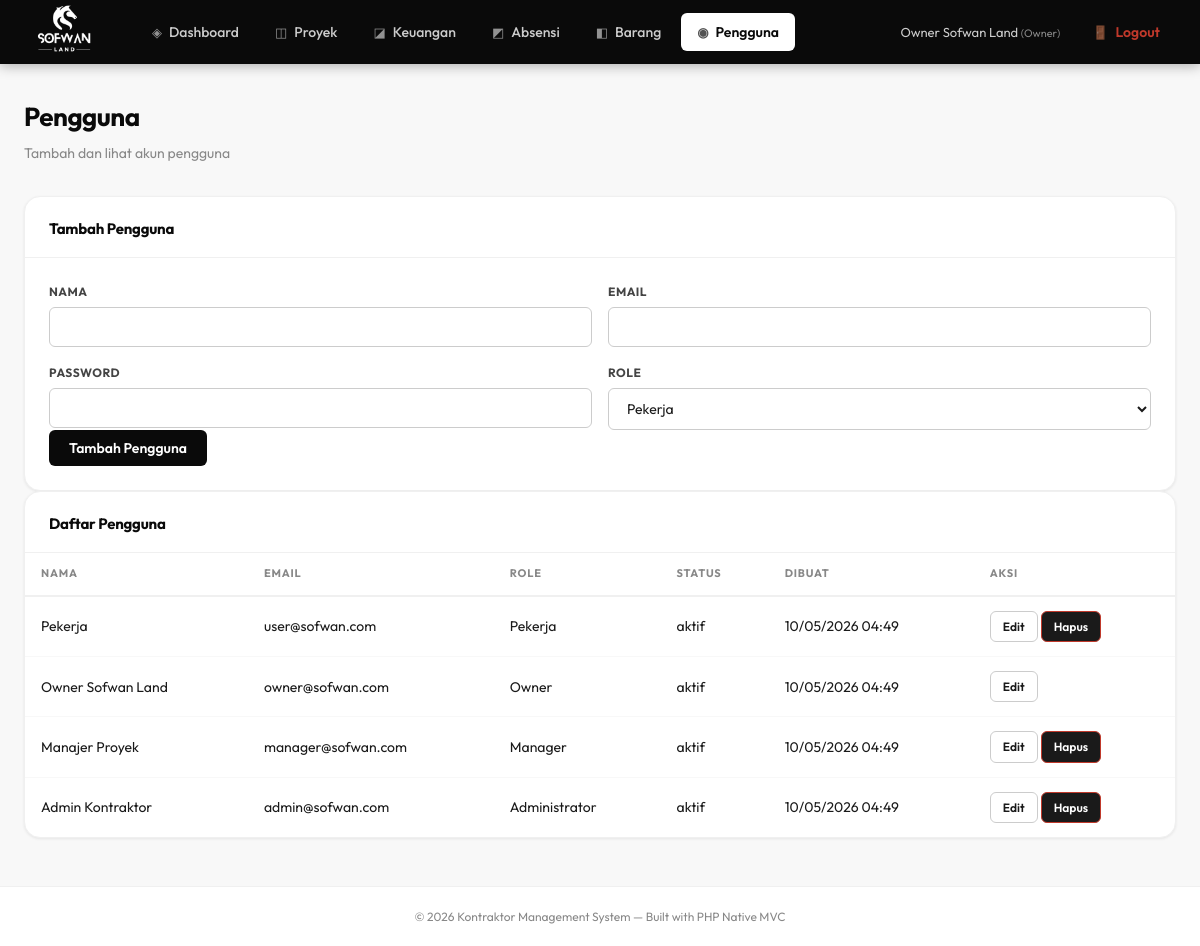
Screenshot of /public/index.php?page=pengguna (signed in) with the database file from the repository.
### tables this page shows
CREATE TABLE IF NOT EXISTS users (
    id INT AUTO_INCREMENT PRIMARY KEY,
    nama VARCHAR(255) NOT NULL,
    email VARCHAR(255) NOT NULL UNIQUE,
    password VARCHAR(255) NOT NULL,
    role ENUM('admin','manager','owner','user') DEFAULT 'user',
    status ENUM('aktif','nonaktif') DEFAULT 'aktif',
    created_at TIMESTAMP DEFAULT CURRENT_TIMESTAMP,
    updated_at TIMESTAMP DEFAULT CURRENT_TIMESTAMP ON UPDATE CURRENT_TIMESTAMP
);

### app/controllers/PenggunaController.php (called while the page is built, shortened)
<?php
class PenggunaController {
    private PDO $db;
    public function __construct() {
        $this->db = getDB();
    }
    public function index(): void {
        $users = $this->db->query('SELECT id, nama, email, role, status, created_at FROM users ORDER BY created_at DESC, id DESC')->fetchAll();
        require BASE_PATH . '/app/views/pengguna/index.php';
    }
}

### config/database.php (called while the page is built, shortened)
<?php
function getDB() {
    static $pdo = null;
    if ($pdo === null) {
        try {
            $dsn = "mysql:host=" . DB_HOST . ";dbname=" . DB_NAME . ";charset=utf8mb4";
            $pdo = new PDO($dsn, DB_USER, DB_PASS, [
                PDO::ATTR_ERRMODE            => PDO::ERRMODE_EXCEPTION,
                PDO::ATTR_DEFAULT_FETCH_MODE => PDO::FETCH_ASSOC,
                PDO::ATTR_EMULATE_PREPARES   => false,
            ]);
        } catch (PDOException $e) {
            die(json_encode(['error' => 'Koneksi database gagal: ' . $e->getMessage()]));
        }
    }
    return $pdo;
}

### config/roles.php (called while the page is built, shortened)
<?php
function getUserRole(): string
{
    return $_SESSION['user_role'] ?? 'user';
}
function getRoleLabel(?string $role = null): string
{
    $labels = [
        'admin'   => 'Administrator',
        'manager' => 'Manager',
        'owner'   => 'Owner',
        'user'    => 'Pekerja',
    ];
    return $labels[$role ?? getUserRole()] ?? 'Pengguna';
}

### app/views/pengguna/index.php (the view, shortened to what this page needs)
<?php require BASE_PATH . '/app/views/layouts/header.php'; ?>
<div class="card">
    <div class="card-header"><span class="card-title">Tambah Pengguna</span></div>
    <div class="card-body">
        <form method="post" action="<?= BASE_URL ?>/public/index.php?page=pengguna&action=store">
            <div class="form-grid">
                <div class="form-group"><label>Nama</label><input type="text" name="nama" required></div>
                <div class="form-group"><label>Email</label><input type="email" name="email" required></div>
                <div class="form-group"><label>Password</label><input type="password" name="password" minlength="6" required></div>
                <div class="form-group"><label>Role</label><select name="role" required><option value="user">Pekerja</option></select></div>
            </div>
            <button type="submit" class="btn btn-primary">Tambah Pengguna</button>
        </form>
    </div>
</div>
<div class="card">
    <div class="card-header"><span class="card-title">Daftar Pengguna</span></div>
    <div class="table-wrap">
        <table>
            <thead><tr><th>Nama</th><th>Email</th><th>Role</th><th>Status</th><th>Dibuat</th><th>Aksi</th></tr></thead>
            <tbody>
            <?php foreach ($users as $user): ?>
                <tr>
                    <td><?= htmlspecialchars($user['nama']) ?></td>
                    <td><?= htmlspecialchars($user['email']) ?></td>
                    <td><?= htmlspecialchars(getRoleLabel($user['role'])) ?></td>
                    <td><?= htmlspecialchars($user['status']) ?></td>
                    <td><?= date('d/m/Y H:i', strtotime($user['created_at'])) ?></td>
                    <td>
                        <a class="btn btn-secondary btn-sm" href="<?= BASE_URL ?>/public/index.php?page=pengguna&action=edit&id=<?= (int)$user['id'] ?>">Edit</a>
                        <?php if ((int)$user['id'] !== (int)($_SESSION['user_id'] ?? 0)): ?>
                        <a class="btn btn-danger btn-sm" href="<?= BASE_URL ?>/public/index.php?page=pengguna&action=delete&id=<?= (int)$user['id'] ?>" onclick="return confirm('Hapus pengguna ini?')">Hapus</a>
                        <?php endif; ?>
                    </td>
                </tr>
            <?php endforeach; ?>
            </tbody>
        </table>
    </div>
</div>
<?php require BASE_PATH . '/app/views/layouts/footer.php'; ?>

### public/assets/css/style.css (style rules this page uses)
:root { --black: #0a0a0a; --dark: #1a1a1a; --mid-dark: #2d2d2d; --gray-700: #444; --gray-500: #888; --gray-300: #ccc; --gray-100: #f0f0f0; --gray-50: #f8f8f8; --white: #ffffff; --accent: #1a1a1a; --shadow-sm: 0 1px 3px rgba(0,0,0,0.08); --shadow-md: 0 4px 16px rgba(0,0,0,0.10); --shadow-lg: 0 8px 32px rgba(0,0,0,0.14); --radius-sm: 6px; --radius-md: 10px; --radius-lg: 16px; --font: 'Outfit', sans-serif; --navbar-h: 64px; }
*, *::before, *::after { box-sizing: border-box; margin: 0; padding: 0; }
html { scroll-behavior: smooth; }
body { font-family: var(--font); background: var(--gray-50); color: var(--dark); font-size: 15px; line-height: 1.6; min-height: 100vh; }
.btn { display: inline-flex; align-items: center; gap: 8px; padding: 9px 20px; border-radius: var(--radius-sm); font-family: var(--font); font-size: 14px; font-weight: 600; cursor: pointer; border: none; text-decoration: none; transition: all 0.2s ease; white-space: nowrap; }
.btn-primary { background: var(--black); color: var(--white); }
.btn-secondary { background: var(--white); color: var(--dark); border: 1.5px solid var(--gray-300); }
.btn-danger { background: #1a1a1a; color: #fff; border: 1.5px solid #c0392b; }
.btn-sm { padding: 5px 12px; font-size: 12px; }
.card { background: var(--white); border: 1px solid var(--gray-100); border-radius: var(--radius-lg); box-shadow: var(--shadow-sm); overflow: hidden; }
.card-header { padding: 20px 24px 16px; border-bottom: 1px solid var(--gray-100); display: flex; align-items: center; justify-content: space-between; gap: 12px; }
.card-title { font-size: 15px; font-weight: 700; color: var(--black); letter-spacing: -0.2px; }
.card-body { padding: 24px; }
.table-wrap { overflow-x: auto; -webkit-overflow-scrolling: touch; }
table { width: 100%; border-collapse: collapse; font-size: 14px; }
thead th { text-align: left; padding: 12px 16px; font-size: 11px; font-weight: 700; color: var(--gray-500); text-transform: uppercase; letter-spacing: 0.8px; border-bottom: 2px solid var(--gray-100); white-space: nowrap; }
tbody td { padding: 14px 16px; border-bottom: 1px solid var(--gray-50); color: var(--dark); vertical-align: middle; }
tbody tr:last-child td { border-bottom: none; }
.form-grid { display: grid; grid-template-columns: repeat(2, 1fr); gap: 16px; }
.form-group { display: flex; flex-direction: column; gap: 6px; }
label { font-size: 12px; font-weight: 700; color: var(--gray-700); text-transform: uppercase; letter-spacing: 0.5px; }
input, select, textarea { font-family: var(--font); font-size: 14px; padding: 10px 14px; border: 1.5px solid var(--gray-300); border-radius: var(--radius-sm); background: var(--white); color: var(--dark); outline: none; transition: border-color 0.2s; width: 100%; }

### rows the page displays
users: nama "Pekerja", email "user@sofwan.com", role "Pekerja", status "aktif", created_at "10/05/2026 04:49"
users: nama "Owner Sofwan Land", email "owner@sofwan.com", role "Owner", status "aktif", created_at "10/05/2026 04:49"
users: nama "Manajer Proyek", email "manager@sofwan.com", role "Manager", status "aktif", created_at "10/05/2026 04:49"
users: nama "Admin Kontraktor", email "admin@sofwan.com", role "Administrator", status "aktif", created_at "10/05/2026 04:49"

### other values shown
$item['icon'] "◈"
$item['label'] "Dashboard"
$item['icon'] "◫"
$item['label'] "Proyek"
$item['icon'] "◪"
$item['label'] "Keuangan"
$item['icon'] "◩"
$item['label'] "Absensi"
$item['icon'] "◧"
$item['label'] "Barang"
$item['icon'] "◉"
$item['label'] "Pengguna"
$_SESSION['nama'] "Owner Sofwan Land"
getRoleLabel() "Owner"
$pageTitle "Pengguna"
